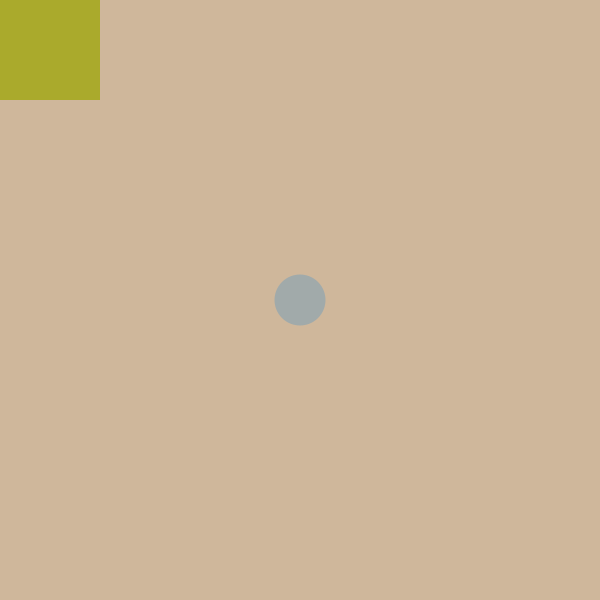
Frame 1 (no input)
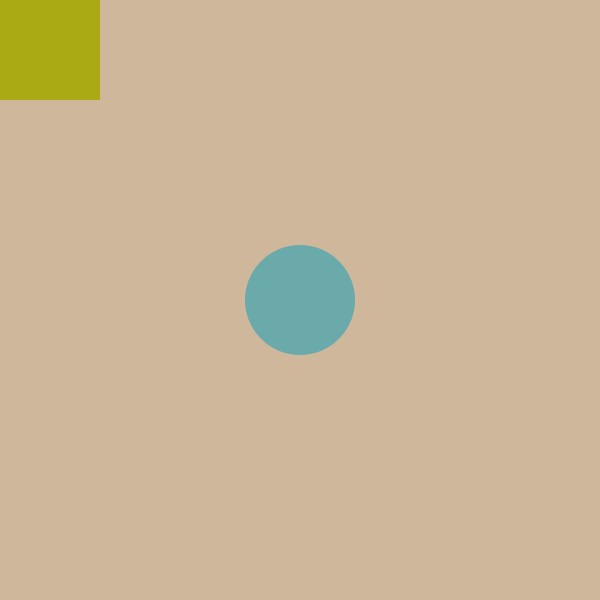
Frame 60 (the mouse pressed at the canvas centre just before this capture)
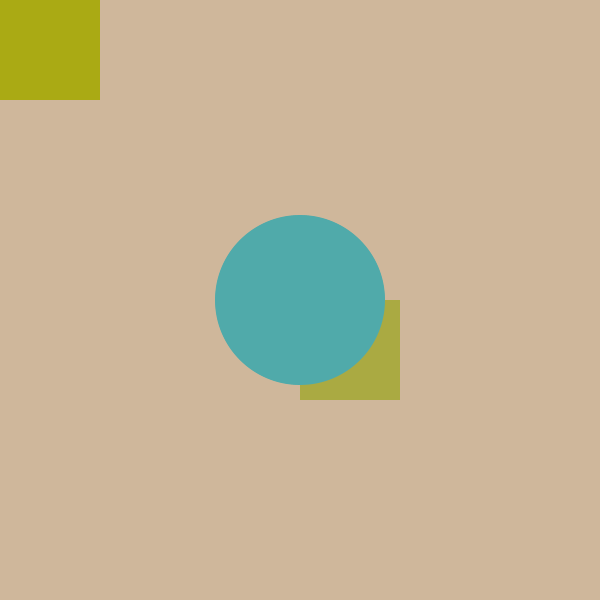
Frame 120 (the mouse held since frame 60 and released just before this capture)

The Processing sketch that drew these frames (run headless with seeded random() and noise(); from frame 60 on, the mouse is pressed at the canvas centre):

// Processing sketch: processing_14668
// ── processing_14668.pde

float variable;

void setup(){
  variable = 50;
  size(600,600);
  background(207,183,155);
}

void draw (){
  variable = variable + 1;
  println(variable);
  noStroke();
  fill(170,random(170),170);
  rect(mouseY,mouseX,100,100);
  fill(170,170,random(170));
  rect(mouseX,mouseY,100,100);
  fill(random(170),170,170);
  ellipse(300,300,variable,variable);
}

void mouseClicked(){
   ellipse(300,300,variable=50,variable=50);
}
